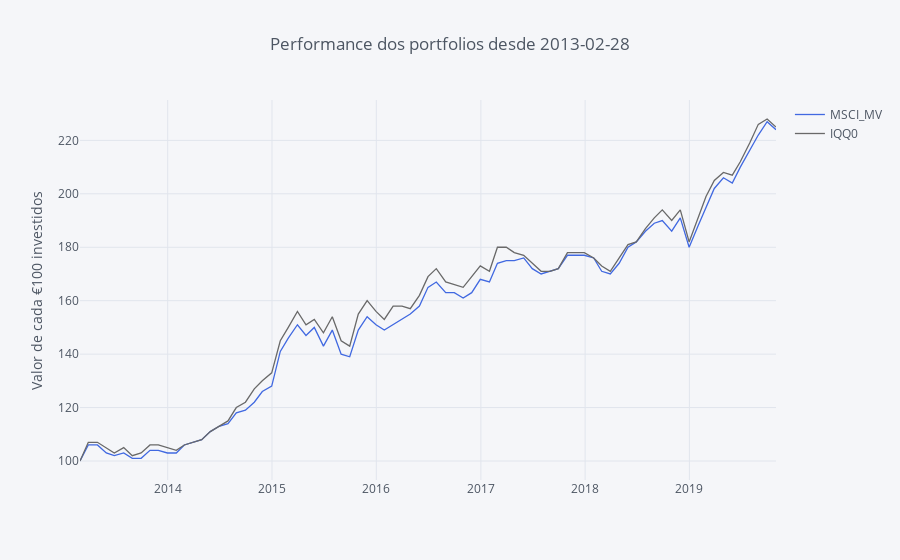

The code cell stored with this chart in its notebook:
### Code cell
# Making Color Palette
Palette = ['rgb(255, 153, 51)',     # 1 - orange
            'royalblue',            # 2 - Royalblue
            '#708090',              # 3 - Grey
            'rgb(128, 0, 128)',     # 4 - Indigo
            'rgb(219, 64, 82)',     # 5 - Red
            'rgb(0, 128, 128)',     # 6 - Teal
            '#191970',              # 7 - Navy
            'rgb(128, 128, 0)',     # 8 - Olive
            '#00BFFF',              # 9 - Water Blue
            'rgb(128, 177, 211)']   # 10 - 

fundos.iplot(title='Performance dos portfolios desde ' + Begin, yTitle='Valor de cada €100 investidos', color=['royalblue', 'dimgrey'])

### Figure 1 — Plotly figure (JSON) as saved in the notebook; plotly's stock layout.template omitted (floating-point values rounded to 4 significant figures)
{"data": [{"line": {"color": "rgba(65, 105, 225, 1.0)", "dash": "solid", "shape": "linear", "width": 1.3}, "mode": "lines", "name": "MSCI_MV", "text": "", "type": "scatter", "uid": "9accb2a4-4609-4051-b23c-16c67a803f01", "x": ["2013-02-28", "2013-03-29", "2013-04-30", "2013-05-31", "2013-06-28", "2013-07-31", "2013-08-30", "2013-09-30", "2013-10-31", "2013-11-29", "2013-12-31", "2014-01-31", "2014-02-28", "2014-03-31", "2014-04-30", "2014-05-30", "2014-06-30", "2014-07-31", "2014-08-29", "2014-09-30", "2014-10-31", "2014-11-28", "2014-12-31", "2015-01-30", "2015-02-27", "2015-03-31", "2015-04-30", "2015-05-29", "2015-06-30", "2015-07-31", "2015-08-31", "2015-09-30", "2015-10-30", "2015-11-30", "2015-12-31", "2016-01-29", "2016-02-29", "2016-03-31", "2016-04-29", "2016-05-31", "2016-06-30", "2016-07-29", "2016-08-31", "2016-09-30", "2016-10-31", "2016-11-30", "2016-12-30", "2017-01-31", "2017-02-28", "2017-03-31", "2017-04-28", "2017-05-31", "2017-06-30", "2017-07-31", "2017-08-31", "2017-09-29", "2017-10-31", "2017-11-30", "2017-12-29", "2018-01-31", "2018-02-28", "2018-03-30", "2018-04-30", "2018-05-31", "2018-06-29", "2018-07-31", "2018-08-31", "2018-09-28", "2018-10-31", "2018-11-30", "2018-12-31", "2019-01-31", "2019-02-28", "2019-03-29", "2019-04-30", "2019-05-31", "2019-06-28", "2019-07-31", "2019-08-30", "2019-09-30", "2019-10-31"], "y": [100, 106, 106, 103, 102, 103, 101, 101, 104, 104, 103, 103, 106, 107, 108, 111, 113, 114, 118, 119, 122, 126, 128, 141, 146, 151, 147, 150, 143, 149, 140, 139, 149, 154, 151, 149, 151, 153, 155, 158, 165, 167, 163, 163, 161, 163, 168, 167, 174, 175, 175, 176, 172, 170, 171, 172, 177, 177, 177, 176, 171, 170, 174, 180, 182, 186, 189, 190, 186, 191, 180, 188, 195, 202, 206, 204, 210, 216, 222, 227, 224]}, {"line": {"color": "rgba(105, 105, 105, 1.0)", "dash": "solid", "shape": "linear", "width": 1.3}, "mode": "lines", "name": "IQQ0", "text": "", "type": "scatter", "uid": "19f5bb33-525c-41e0-8b3b-2ddb17d9c9aa", "x": ["2013-02-28", "2013-03-29", "2013-04-30", "2013-05-31", "2013-06-28", "2013-07-31", "2013-08-30", "2013-09-30", "2013-10-31", "2013-11-29", "2013-12-31", "2014-01-31", "2014-02-28", "2014-03-31", "2014-04-30", "2014-05-30", "2014-06-30", "2014-07-31", "2014-08-29", "2014-09-30", "2014-10-31", "2014-11-28", "2014-12-31", "2015-01-30", "2015-02-27", "2015-03-31", "2015-04-30", "2015-05-29", "2015-06-30", "2015-07-31", "2015-08-31", "2015-09-30", "2015-10-30", "2015-11-30", "2015-12-31", "2016-01-29", "2016-02-29", "2016-03-31", "2016-04-29", "2016-05-31", "2016-06-30", "2016-07-29", "2016-08-31", "2016-09-30", "2016-10-31", "2016-11-30", "2016-12-30", "2017-01-31", "2017-02-28", "2017-03-31", "2017-04-28", "2017-05-31", "2017-06-30", "2017-07-31", "2017-08-31", "2017-09-29", "2017-10-31", "2017-11-30", "2017-12-29", "2018-01-31", "2018-02-28", "2018-03-30", "2018-04-30", "2018-05-31", "2018-06-29", "2018-07-31", "2018-08-31", "2018-09-28", "2018-10-31", "2018-11-30", "2018-12-31", "2019-01-31", "2019-02-28", "2019-03-29", "2019-04-30", "2019-05-31", "2019-06-28", "2019-07-31", "2019-08-30", "2019-09-30", "2019-10-31"], "y": [100, 107, 107, 105, 103, 105, 102, 103, 106, 106, 105, 104, 106, 107, 108, 111, 113, 115, 120, 122, 127, 130, 133, 145, 150, 156, 151, 153, 148, 154, 145, 143, 155, 160, 156, 153, 158, 158, 157, 162, 169, 172, 167, 166, 165, 169, 173, 171, 180, 180, 178, 177, 174, 171, 171, 172, 178, 178, 178, 176, 173, 171, 176, 181, 182, 187, 191, 194, 190, 194, 182, 191, 199, 205, 208, 207, 212, 219, 226, 228, 225]}], "layout": {"autosize": true, "legend": {"bgcolor": "#F5F6F9", "font": {"color": "#4D5663"}}, "paper_bgcolor": "#F5F6F9", "plot_bgcolor": "#F5F6F9", "title": {"font": {"color": "#4D5663"}, "text": "Performance dos portfolios desde 2013-02-28"}, "xaxis": {"autorange": true, "gridcolor": "#E1E5ED", "range": ["2013-02-28", "2019-10-31"], "showgrid": true, "tickfont": {"color": "#4D5663"}, "title": {"font": {"color": "#4D5663"}, "text": ""}, "type": "date", "zerolinecolor": "#E1E5ED"}, "yaxis": {"autorange": true, "gridcolor": "#E1E5ED", "range": [92.89, 235.1], "showgrid": true, "tickfont": {"color": "#4D5663"}, "title": {"font": {"color": "#4D5663"}, "text": "Valor de cada €100 investidos"}, "type": "linear", "zerolinecolor": "#E1E5ED"}}}
